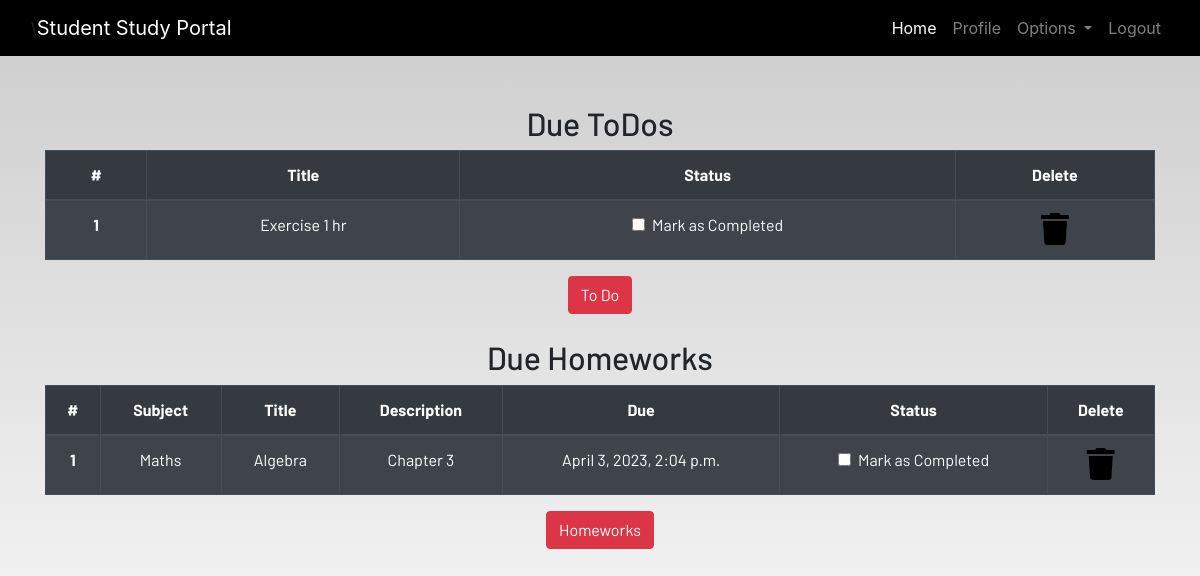
/profile/ (signed in), run on the app's committed database.
### myapp/models.py (models this page shows, shortened)
class ToDo(models.Model):
    user= models.ForeignKey(User,on_delete=models.CASCADE)
    title= models.CharField(max_length=100)
    is_finished=models.BooleanField(default=False)

class Homework(models.Model):
    user= models.ForeignKey(User,on_delete=models.CASCADE)
    subject = models.CharField(max_length=50)
    title= models.CharField(max_length=100)
    description=models.TextField()
    due=models.DateTimeField()
    is_finished=models.BooleanField(default=False)

### myapp/views.py (the view)
# urls.py: path('profile/',my_views.profile,name='profile'),
@login_required
def profile(request):
    homework=Homework.objects.filter(user=request.user,is_finished=False)
    todo=ToDo.objects.filter(user=request.user,is_finished=False)
    if len(homework) == 0:
        homework_done = True
    else:
        homework_done = False
    if len(todo) == 0:
        todo_done = True
    else:
        todo_done = False
    context ={
        'homework':homework,
        'todo':todo,
        'todo_done':todo_done,
        'homework_done':homework_done,
    }
    return render(request,'profile.html',context)

### myapp/templates/profile.html
{% extends 'base.html' %}
{% load static %}
{% load crispy_forms_tags%}
{% block content %}
<section class="text-center">
    <div class="container">
    {% if not todo_done %}
        <h2>Due ToDos</h2>
        <table class="table table-striped table-bordered table-hover table-dark">
            <thead>
                <tr>
                    <th scope="col">#</th>
                    <th scope="col">Title</th>
                    <th scope="col">Status</th>
                    <th scope="col">Delete</th>
                </tr>
            </thead>
            <tbody>
                {% for todo in todo %}
                <tr>
                    <th scope="row">{{forloop.counter}}</th>
                    <td>{{todo.title}}</td>
                    <td>
                        <a href="{% url 'update-todo' todo.id %}">
                            <div class="form-check">
                                {% if todo.is_finished == True %}
                                <input class="form-check-input" type="checkbox" value="" checked >
                                {% else %}
                                <input class="form-check-input" type="checkbox" value="" >
                                {% endif %}
                                <label class="form-check-label text-light" for="flexCheckDefault">
                                    Mark as Completed
                                </label>
                            </div>
                        </a>
                    </td>
                    <td><a href="{% url 'delete-todo'  todo.id %}"><i class="fa fa-trash fa-2x"></i></a></td>
                </tr>
                {% endfor %}
            </tbody>
        </table>
    {% else %}
        <h3>All To dos are completed!!!!</h3>
    {% endif %}
        <a href="{% url 'todo' %}" class="btn btn-danger">To Do</a>
        <br><br>
        {% if not homework_done %}
        <h2>Due Homeworks</h2>
        <table class="table table-striped table-bordered table-hover table-dark">
            <thead>
                <tr>
                    <th scope="col">#</th>
                    <th scope="col">Subject</th>
                    <th scope="col">Title</th>
                    <th scope="col">Description</th>
                    <th scope="col">Due</th>
                    <th scope="col">Status</th>
                    <th scope="col">Delete</th>
                </tr>
            </thead>
            <tbody>
                {% for homework in homework %}
                <tr>
                    <th scope="row">{{forloop.counter}}</th>
                    <td>{{homework.subject}}</td>
                    <td>{{homework.title}}</td>
                    <td>{{homework.description}}</td>
                    <td>{{homework.due}}</td>
                    <td>
                        <a href="{% url 'update-homework'  homework.id %}">
                            <div class="form-check">
                                {% if homework.is_finished == True %}
                                <input class="form-check-input" type="checkbox" value="" checked >
                                {% else %}
                                <input class="form-check-input" type="checkbox" value="" >
                                {% endif %}
                                <label class="form-check-label text-light" for="flexCheckDefault">
                                Mark as Completed
                                </label>
                            </div>
                        </a>
                    </td>
                    <td><a href="{% url 'delete-homework' homework.id %}"><i class="fa fa-trash fa-2x"></i></a></td>
                </tr>
                {% endfor %}
            </tbody>
        </table>
        {% else %}
            <h3>All To homeworks are completed!!!!</h3>
        {% endif %}
            <a href="{% url 'homework' %}" class="btn btn-danger">Homeworks</a>
    </div>
</section>
{% endblock content %}

### myapp/static/css/main.css (style rules this page uses)
html { scroll-behavior: smooth; height: 100%; width: 100%; }
a { text-decoration: none !important; color: black; }
html, body { max-width: 100%; overflow-x: hidden; height: 100%; width: 100%; }
body { background: linear-gradient(rgba(0, 0, 0, 0.2), rgba(255, 255, 255, 0.5)); overflow-x: hidden; background-repeat: no-repeat; }
.fa { color: black; }

### data on the page
ToDo: title "Exercise 1 hr"
Homework: subject "Maths", title "Algebra", description "Chapter 3", due "April 3, 2023, 2:04 p.m."
